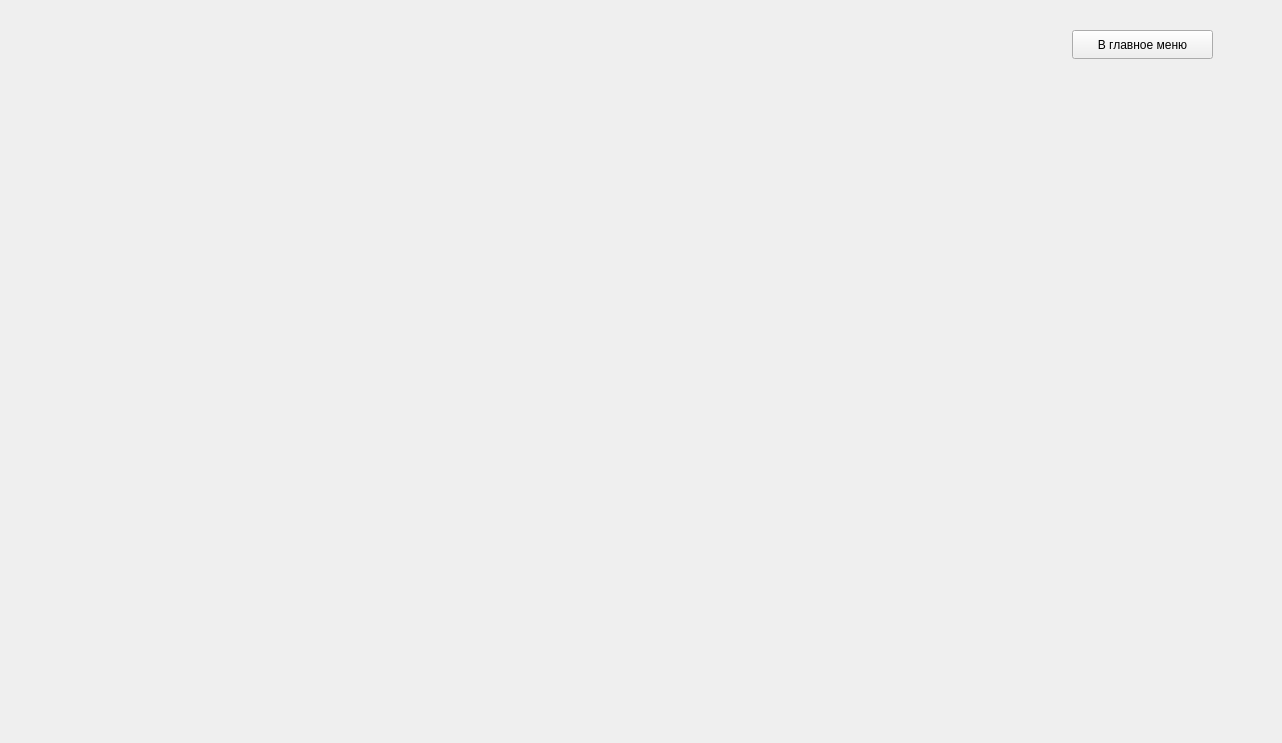
<?xml version="1.0" encoding="UTF-8"?>
<ui version="4.0">
 <class>another_window</class>
 <widget class="QWidget" name="another_window">
  <property name="geometry">
   <rect>
    <x>0</x>
    <y>0</y>
    <width>1282</width>
    <height>743</height>
   </rect>
  </property>
  <property name="windowTitle">
   <string>Form</string>
  </property>
  <widget class="QPushButton" name="return_to_menu">
   <property name="geometry">
    <rect>
     <x>1072</x>
     <y>30</y>
     <width>141</width>
     <height>29</height>
    </rect>
   </property>
   <property name="text">
    <string>В главное меню</string>
   </property>
  </widget>
  <widget class="QLabel" name="label">
   <property name="geometry">
    <rect>
     <x>0</x>
     <y>0</y>
     <width>50</width>
     <height>72</height>
    </rect>
   </property>
   <property name="text">
    <string/>
   </property>
  </widget>
 </widget>
 <resources/>
 <connections/>
</ui>
